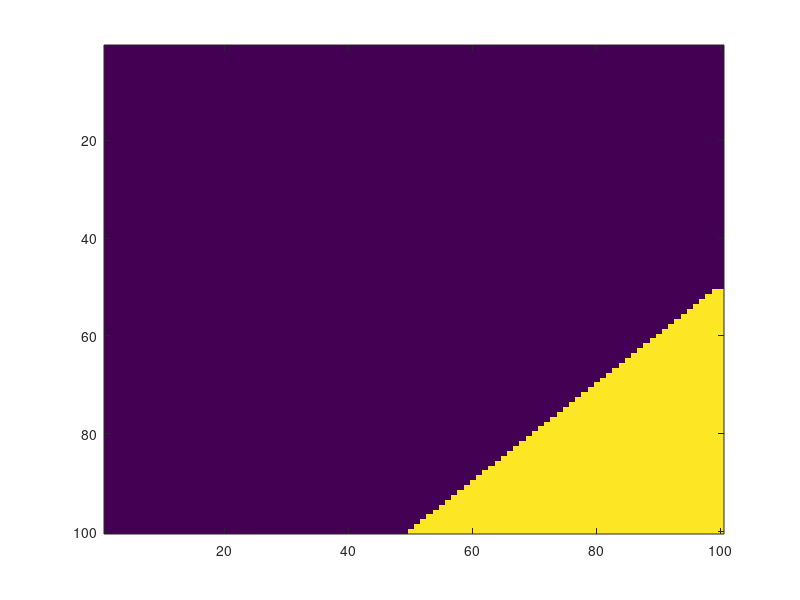

Write MATLAB code to recreate this figure.
function main
Pts=[0 -50; 50 0;0 50;-50 0]'+100;

Sz =[100 100];
P=MASK_AddPolygonx(Pts,Sz);
imagesc(P)
%Input: 
%   Pts: 2xN matrix
%   Sz: 2x1 vector, yxx
function P =MASK_AddPolygonx(Pts, Sz)

%sort by y
%[miny, minidx]=min(Pts(2,:));
N=size(Pts,2);
%SortedPts=[Pts(:,minidx:N) Pts(:,1:(minidx-1))];

%construct edge lists
%edgelist:
% [x1 ...
% y1
% x2
% y2
edgelist=zeros(Sz(1),2);
edgelistndata=ones(1,Sz(1));
for i=1:N
    Ps=Pts(:,i);
    Pd=[];
    if i==N
        Pd=Pts(:,1);
    else
        Pd=Pts(:,i+1);
    end
    
    if Ps(2)>Pd(2)
        t=Ps; Ps=Pd; Pd=t;
    end
    
    Y=max(Ps(2),1):min(Pd(2),Sz(1));
    X=(Y-Pd(2)).*(Ps(1)-Pd(1))/(Ps(2)-Pd(2))+Pd(1);
    
    YO=Y;
    XO=max(min(X,Sz(2)),1);
    
    for j=1:length(YO)
        y=YO(j)
        idx =edgelistndata(y);
        t =edgelist(y,:);
        t2 =find(t==XO(j));
        if length(t2)==0
            assert(idx<=2)
            edgelist(y, idx)=XO(j);
            edgelistndata(y) =edgelistndata(y)+1;
        end
    end
end

%edgelistndata
edgelist=sort(edgelist,2);
P=zeros(Sz);
for i=1:Sz(1)
    tn=edgelistndata(i);
    if tn>1
        assert(tn<=3)
        if tn==3
        t=edgelist(i,:);
        assert(length(t)==2)
        x1=edgelist(i,1);
        x2=edgelist(i,2);
        P(i,x1:x2)=1;
        end
    end
end

